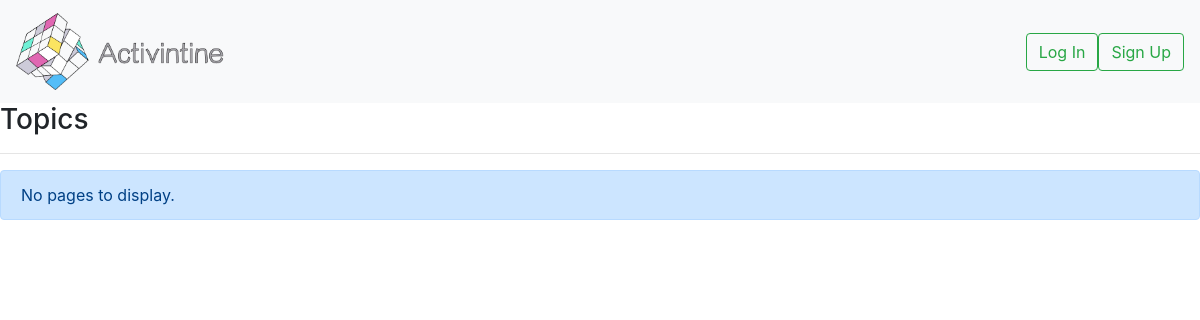
Page /list_of_topics/ on the earlier database version.
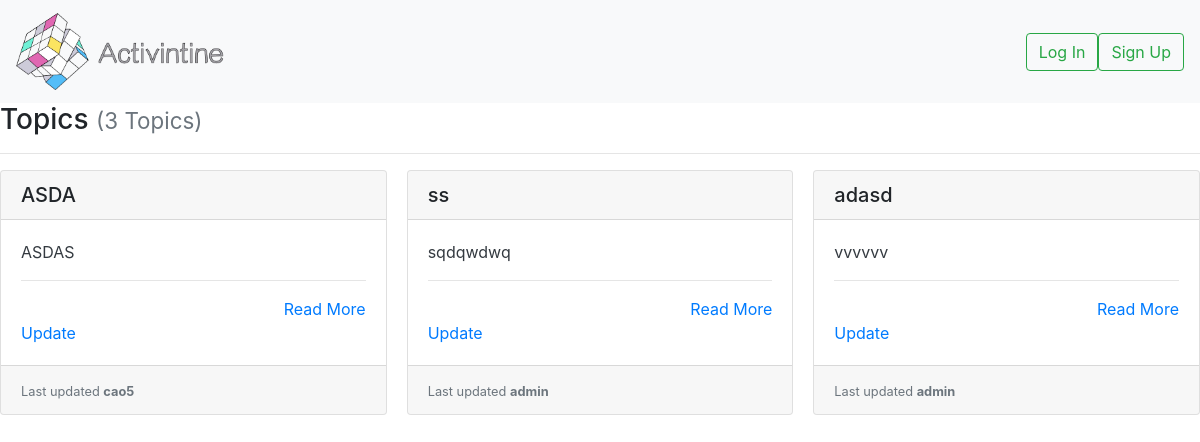
Same page on the later database version.
### project/models.py (models this page shows, shortened)
class Topic(models.Model):
    title = models.CharField(max_length=settings.PROJECT_TOPIC_TITLE_MAX_LENGTH, unique=True,
                             help_text="Title of your Topic.")
    author = models.ForeignKey(User, on_delete=models.PROTECT,
                               help_text="The user that posted this article.")
    slug = models.CharField(max_length=settings.PROJECT_TOPIC_TITLE_MAX_LENGTH, blank=True, editable=False,
                            help_text="Unique URL path to access this Topic. Generated by the system.")
    content = models.TextField(
        help_text="Write the content of your Topic here.")
    created = models.DateTimeField(auto_now_add=True,
                                   help_text="The date and time this Topic was created. Automatically generated when the model saves.")
    modified = models.DateTimeField(auto_now=True,
                                    help_text="The date and time this Topic was updated. Automatically generated when the model updates.")

### project/views.py (the view)
# urls.py: path('list_of_topics/', TopicListView.as_view(), name='accounts'),
class TopicListView(generic.ListView):
    model = Topic
    def get(self, request):
        topics = self.get_queryset().all()
        return render(request, 'list.html', {
          'topics': topics
        })

### project/templates/list.html (shortened to what this page needs)
{% load static %}
<!DOCTYPE html>
<html lang="en">
<head>
    <link rel="stylesheet" href="https://stackpath.bootstrapcdn.com/bootstrap/4.4.1/css/bootstrap.min.css">
</head>
<body>
    <nav class="navbar navbar-expand-lg navbar-light bg-light">
        <div class="collapse navbar-collapse" id="navbarTogglerDemo01">
            <a class="navbar-brand" href="{% url 'home-page' %}"><img src="{% static 'images/logoact.png' %}" alt=""></a>
            <form class="form-inline my-2 my-lg-0">
            {% if user.is_authenticated %}
        <div class="text-white">Hello, <strong>{{ user.username }}!</strong></div>
        <a href="{% url 'topic-create-project' %}" class="btn btn-outline-success my-2 my-sm-0" id="sign">Create Code</a>
        <a href="{% url 'logout' %}"  class="btn btn-outline-success my-2 my-sm-0" id="log">Log Out</a>
        {% else %}
        <a href="{% url 'login' %}" class="btn btn-outline-success my-2 my-sm-0" id="log" type="submit">Log In</a>
        <a href="{% url 'templates-signup-page' %}" class="btn btn-outline-success my-2 my-sm-0" id="sign" type="submit">Sign Up</a>
        {% endif %}
    </form>
        </div>
    </nav>
    {% block content %}
    <h3>Topics {% if topics %}<small class="text-muted">({{ topics|length }} Topic{{ topics|length|pluralize:"s" }})</small>{% endif %}</h3>
    <hr>
    {% if topics %}
      <div class="card-columns">
        {% for topic in topics %}
          {% include "partials/card.html" %}
        {% endfor %}
      </div>
    {% else %}
      <div class="alert alert-primary" role="alert">No pages to display.</div>
    {% endif %}
    {% endblock %}
</body>
</html>

### project/templates/partials/card.html
<div class="card mb-3">
  <h5 class="card-header ">{{ topic.title }}</h5>
  <div class="card-body border-dark">
    <p class="card-text text-dark">
      {{ topic.content|truncatewords_html:30 }}
      <hr>
      <div class="text-right"><a href="{% url 'topic-details-project' topic.slug %}" title="Read More">Read More</a></div>
      <div class="text-left"><a href="{% url 'topic-update-project' topic.pk %}" title="Update">Update</a></div>
  </div>
  <div class="card-footer">
    <small class="text-muted">Last updated  <b>{{ topic.author.username }}</b></small>
  </div>
</div>

Differences in the rows shown:
added Topic: title "ASDA", content "ASDAS", author.username "cao5"
added Topic: title "ss", content "sqdqwdwq", author.username "admin"
added Topic: title "adasd", content "vvvvvv", author.username "admin"
Other differences:
{{ topics|length }}: (not shown) → "3"
text no longer shown: "No pages to display."
text now shown: "( Topic )"
